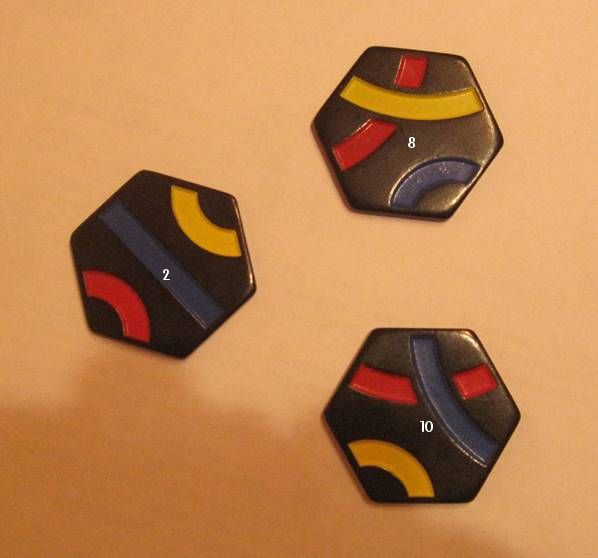
#> input picture task1/Images/Group_1_predict.png, 598 x 558 px
$ python -i my_func.py   (imports and definitions only)   (older library calls are emulated)
#> lines starting #> are read from the running program, lines starting #| are printed output that depends on the picture
import numpy as np
from skimage.draw import ellipse
from skimage.draw import line
from skimage.morphology import disk, watershed, convex_hull_image, erosion
from skimage.transform import rotate
from scipy.ndimage.morphology import distance_transform_bf
from skimage.color import rgb2gray
from scipy import ndimage as ndi
from skimage import io, filters, measure, feature
from skimage.filters import sobel
from PIL import Image
from PIL import ImageFont
from PIL import ImageDraw
from sklearn.ensemble import RandomForestClassifier
import copy

y_dozen = np.array([7, 4, 6, 8, 5, 3, 9, 10, 2, 1])

color = ['y', 'r', 'b']

c = np.array([[255, 255, 0],
              [255, 0, 0],
              [0, 0, 255]])
color_train = np.array([[194, 121, 6],
                        [224, 152, 7],
                        [215, 131, 6],
                        [224, 153, 7],
                        [223, 151, 7],
                        [199, 129, 6],
                        [126, 74, 14],
                        [127, 83, 2],
                        [186, 120, 15],
                        [164, 106, 22],
                        [200, 152, 61],

                        [176, 29, 19],
                        [146, 25, 12],
                        [175, 28, 20],
                        [168, 28, 20],
                        [167, 27, 20],
                        [178, 72, 38],
                        [199, 112, 87],
                        [180, 54, 51],
                        [175, 56, 46],
                        [200, 108, 83],
                        [152, 27, 15],

                        [44, 38, 38],
                        [51, 32, 48],
                        [55, 49, 57],
                        [47, 45, 53],
                        [179, 149, 127],
                        [183, 153, 126],
                        [149, 128, 116],
                        [62, 55, 63],
                        [25, 19, 13]])
y_train = np.array([0, 0, 0, 0, 0, 0, 0, 0, 0, 0, 0,
                    1, 1, 1, 1, 1, 1, 1, 1, 1, 1, 1,
                    2, 2, 2, 2, 2, 2, 2, 2, 2])

color_clf = RandomForestClassifier(n_estimators=100)
# [1 line not run here, left out]


def binary_image(image, show=False):

    """Возвращает бинаризованную картинку.

        image: входное изображение размера (M, N, 3).

        show: вывод на экран бинаризованного изображения

    """
#> called with show = False

    #grayscale преобразование
    gray_image = rgb2gray(image).astype('float64')
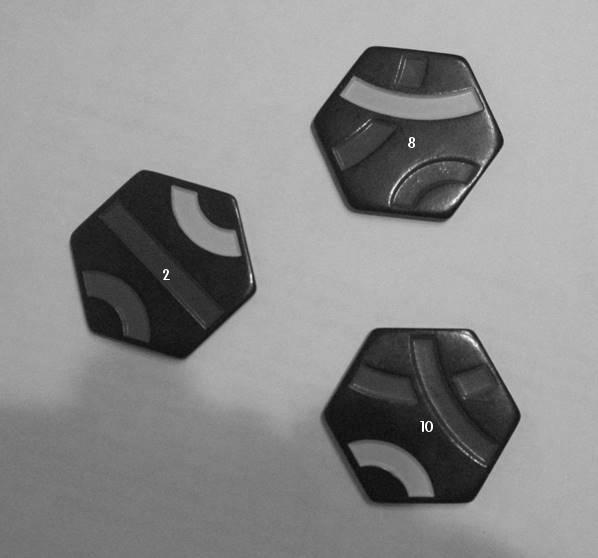
#> gray_image: shape (558, 598) float64; min 0.0428, max 1, mean 0.545

    #фильтр Sobel, выделение границ
    bin_image = sobel(gray_image)
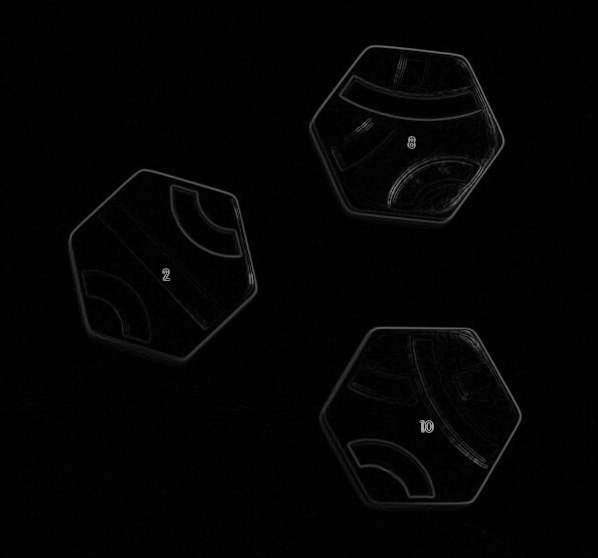
#> bin_image: shape (558, 598) float64; min 0, max 0.661, mean 0.0149

    #бинаризация с порогом
    markers = np.zeros_like(bin_image)
    gray_image *= 255.
    markers[gray_image < 105] = 1
    markers[gray_image > 110] = 2

    #алгоритм водораздела
#> (the run stopped early here; a loop or call above may not have finished)

$ run again, on task1/Images/Group_2_predict.png
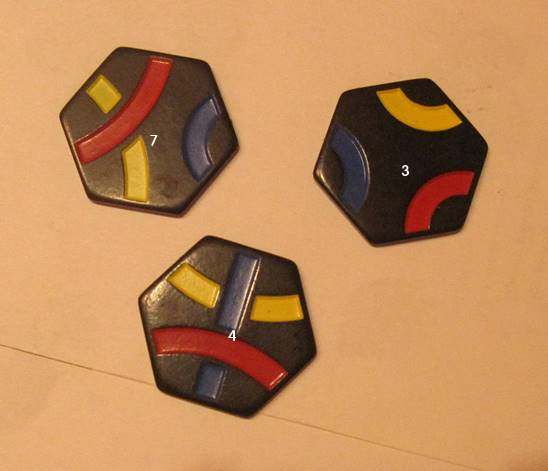
#> input picture task1/Images/Group_2_predict.png, 548 x 471 px
#> in binary_image, `gray_image = rgb2gray(image).astype('float64')`:
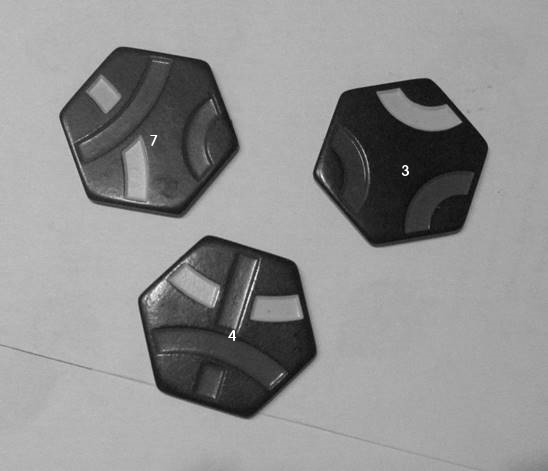
#> gray_image: shape (471, 548) float64; min 0.0233, max 1, mean 0.566
#> in binary_image, `bin_image = sobel(gray_image)`:
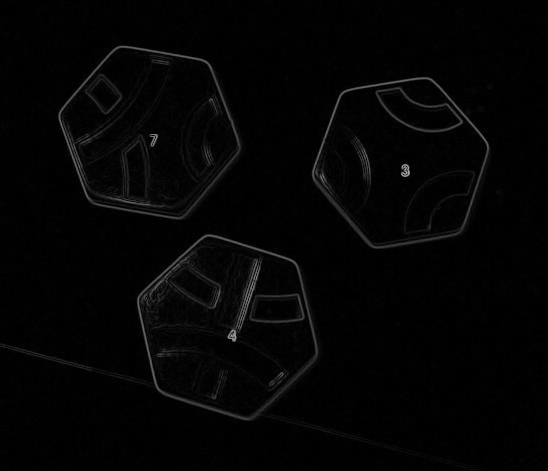
#> bin_image: shape (471, 548) float64; min 0, max 0.672, mean 0.0177
